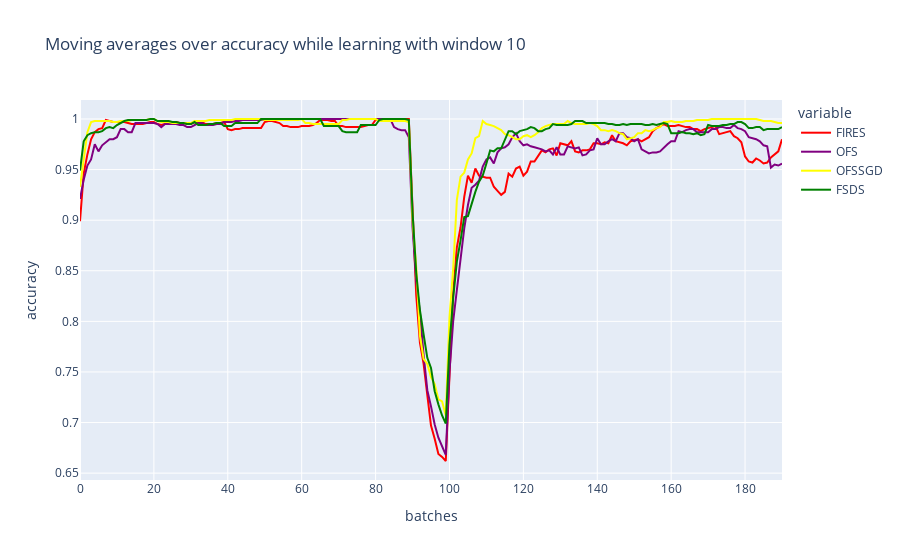

The notebook cell saved with this chart:
### Code cell
#moving averages
title = "Moving averages over accuracy while learning with window {}".format(n_window)
col_names = ["FIRES", "OFS", "OFSSGD", "FSDS"]
d = {"FIRES":fires_moving_average, "OFS":ofs_moving_average, 
"OFSSGD":ofssgd_moving_average, "FSDS":fsds_moving_average}
df = pd.DataFrame(d, columns=col_names)
fig = px.line(df, y=col_names, title=title, labels={"index":"batches", "value":"accuracy"}, color_discrete_map={'FIRES': 'red', 
                                                   'FSDS': 'green', 'OFS': 'purple', "OFSSGD":"yellow"})
fig.show()

### Figure 1 — Plotly figure (JSON) as saved in the notebook; plotly's stock layout.template omitted (floating-point values rounded to 4 significant figures; data arrays with more than 128 entries replaced by an {"elided": "..."} marker saying what was removed)
{"data": [{"hovertemplate": "variable=FIRES<br>batches=%{x}<br>accuracy=%{y}<extra></extra>", "legendgroup": "FIRES", "line": {"color": "red", "dash": "solid"}, "mode": "lines", "name": "FIRES", "orientation": "v", "showlegend": true, "type": "scatter", "x": {"elided": "191 int values"}, "xaxis": "x", "y": {"elided": "191 float values"}, "yaxis": "y"}, {"hovertemplate": "variable=OFS<br>batches=%{x}<br>accuracy=%{y}<extra></extra>", "legendgroup": "OFS", "line": {"color": "purple", "dash": "solid"}, "mode": "lines", "name": "OFS", "orientation": "v", "showlegend": true, "type": "scatter", "x": {"elided": "191 int values"}, "xaxis": "x", "y": {"elided": "191 float values"}, "yaxis": "y"}, {"hovertemplate": "variable=OFSSGD<br>batches=%{x}<br>accuracy=%{y}<extra></extra>", "legendgroup": "OFSSGD", "line": {"color": "yellow", "dash": "solid"}, "mode": "lines", "name": "OFSSGD", "orientation": "v", "showlegend": true, "type": "scatter", "x": {"elided": "191 int values"}, "xaxis": "x", "y": {"elided": "191 float values"}, "yaxis": "y"}, {"hovertemplate": "variable=FSDS<br>batches=%{x}<br>accuracy=%{y}<extra></extra>", "legendgroup": "FSDS", "line": {"color": "green", "dash": "solid"}, "mode": "lines", "name": "FSDS", "orientation": "v", "showlegend": true, "type": "scatter", "x": {"elided": "191 int values"}, "xaxis": "x", "y": {"elided": "191 float values"}, "yaxis": "y"}], "layout": {"legend": {"title": {"text": "variable"}, "tracegroupgap": 0}, "title": {"text": "Moving averages over accuracy while learning with window 10"}, "xaxis": {"anchor": "y", "domain": [0, 1], "title": {"text": "batches"}}, "yaxis": {"anchor": "x", "domain": [0, 1], "title": {"text": "accuracy"}}}}
